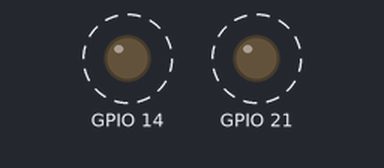
Bench run of a sketch on a simulated ESP32. On the bench: output pins drawn as LEDs (lit = HIGH). Dashed ring = blinking. What the sketch prints to the serial monitor is not drawn.

Above: at 0.03 s.
Timing chart, 0 to 3.0 s (numbered marks = the images above):
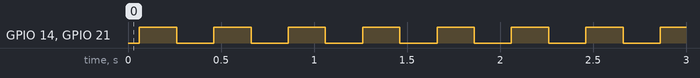

Measured:
- by itself, GPIO 14, GPIO 21: alternates HIGH for 0.20 s and LOW for 0.20 s

The sketch:

task_6.ino
```cpp
/***************************************************************
 *  Exemplo para criar tarefas em nucleos diferentes
 *  Por: Fábio Souza
***************************************************************/
#define LED_VERMELHO 14   // Pino do LED Vermelho
#define LED_VERDE 13      // Pino do LED Verde
#define LED_AZUL 12       // Pino do LED Azul
#define BOTAO_1 7         // Pino do Botão 1
#define BOTAO_2 6         // Pino do Botão 2
#define BOTAO_3 5         // Pino do Botão 3
#define BOTAO_4 4         // Pino do Botão 4
#define BOTAO_5 3         // Pino do Botão 5
#define BOTAO_6 2         // Pino do Botão 6
#define BUZZER  17        // Pino Do Buzzer

/*Bibliotecas FreeRTOS */
#include "freertos/FreeRTOS.h"
#include "freertos/task.h"

/*mapeamento de pinos*/
#define LED1 LED_VERMELHO
#define LED2 21

/* Variáveis para armazenamento do handle das tasks*/
TaskHandle_t task1Handle = NULL;
TaskHandle_t task2Handle = NULL;
TaskHandle_t task3Handle = NULL;

/*protítipos das Tasks*/
void vTaskBlink(void *pvParameters);
void vTask2(void *pvParameters);

/*variáveis auxiliares*/
int valor = 0;
UBaseType_t uxHighWaterMark;  //Variável para armazenar o valor do High Water Mark


void setup() {
  Serial.begin(9600);

  xTaskCreatePinnedToCore(vTaskBlink,"TASK1",configMINIMAL_STACK_SIZE,(void*)LED1,1,&task1Handle,APP_CPU_NUM) ;
  xTaskCreatePinnedToCore(vTask2,"TASK2",configMINIMAL_STACK_SIZE+1024,(void*)valor,2,&task2Handle,PRO_CPU_NUM);
  xTaskCreatePinnedToCore(vTaskBlink,"TASK3",configMINIMAL_STACK_SIZE,(void*)LED2,1,&task3Handle,APP_CPU_NUM);
}

void loop() {
  Serial.println("Loop Principal");
  Serial.println("------Status das Tasks------");
  uxHighWaterMark = uxTaskGetStackHighWaterMark(task1Handle);
  Serial.print(pcTaskGetTaskName(task1Handle));
  Serial.print(" : ");
  Serial.println(uxHighWaterMark);

  uxHighWaterMark = uxTaskGetStackHighWaterMark(task2Handle);
  Serial.print(pcTaskGetTaskName(task2Handle));
  Serial.print(" : ");
  Serial.println(uxHighWaterMark);

  uxHighWaterMark = uxTaskGetStackHighWaterMark(task3Handle);
  Serial.print(pcTaskGetTaskName(task3Handle));
  Serial.print(" : ");
  Serial.println(uxHighWaterMark);
  Serial.println("----------------------------");

  vTaskDelay(10000);
}


/*
 Task pisca led
*/
void vTaskBlink(void *pvParameters)
{
    int pin = (int)pvParameters;            //Pega o valor passado como parâmetro
    pinMode(pin,OUTPUT);                    //Configura o pino como saída

    while (1)
    {
      digitalWrite(pin,!digitalRead(pin));   //Inverte o estado do LED
      vTaskDelay(pdMS_TO_TICKS(200));        //
    }
}

/*
  Task 2 - imprime o valor do
  contador a cada 1 segundo
*/
void vTask2(void *pvParameters)
{
  int cont = (int)pvParameters;                   //Pega o valor passado como parâmetro

  while (1)
  {
    Serial.println("Task 2: " + String(cont++));  //Imprime o valor do contador
    vTaskDelay(pdMS_TO_TICKS(1000));              //libera a CPU por 1 segundo
  }
}
```
